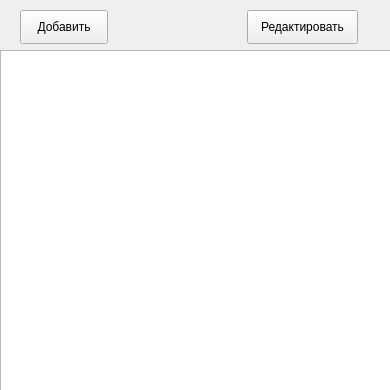
<?xml version="1.0" encoding="UTF-8"?>
<ui version="4.0">
 <class>Frame</class>
 <widget class="QFrame" name="Frame">
  <property name="geometry">
   <rect>
    <x>0</x>
    <y>0</y>
    <width>390</width>
    <height>390</height>
   </rect>
  </property>
  <property name="windowTitle">
   <string>Frame</string>
  </property>
  <widget class="QTableWidget" name="tableWidget">
   <property name="geometry">
    <rect>
     <x>0</x>
     <y>50</y>
     <width>391</width>
     <height>341</height>
    </rect>
   </property>
  </widget>
  <widget class="QPushButton" name="pushButton">
   <property name="geometry">
    <rect>
     <x>20</x>
     <y>10</y>
     <width>88</width>
     <height>34</height>
    </rect>
   </property>
   <property name="text">
    <string>Добавить</string>
   </property>
  </widget>
  <widget class="QPushButton" name="pushButton_2">
   <property name="geometry">
    <rect>
     <x>247</x>
     <y>10</y>
     <width>111</width>
     <height>34</height>
    </rect>
   </property>
   <property name="text">
    <string>Редактировать</string>
   </property>
  </widget>
 </widget>
 <resources/>
 <connections/>
</ui>
